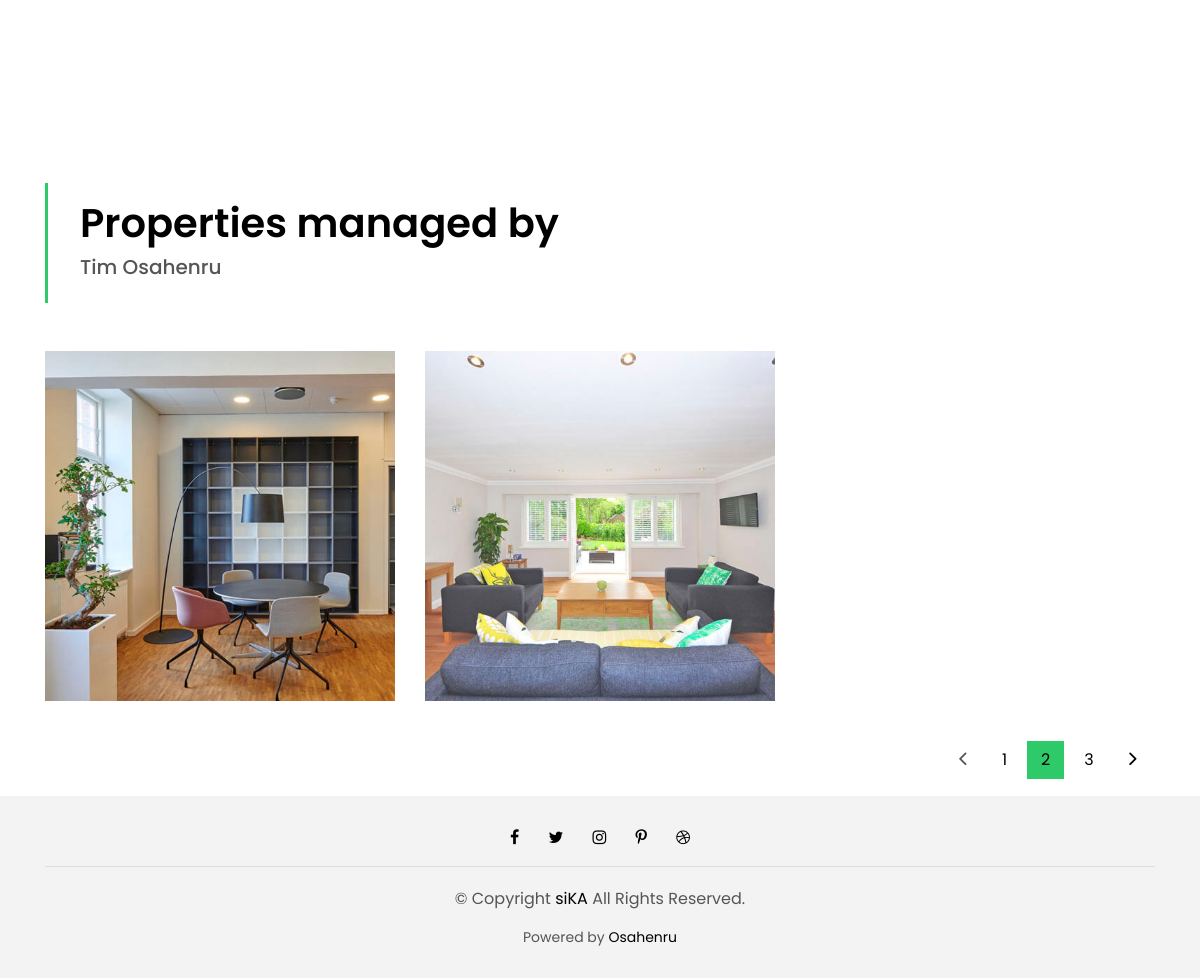
The app's page /useraccount/1/ (signed in, lower part), older data.
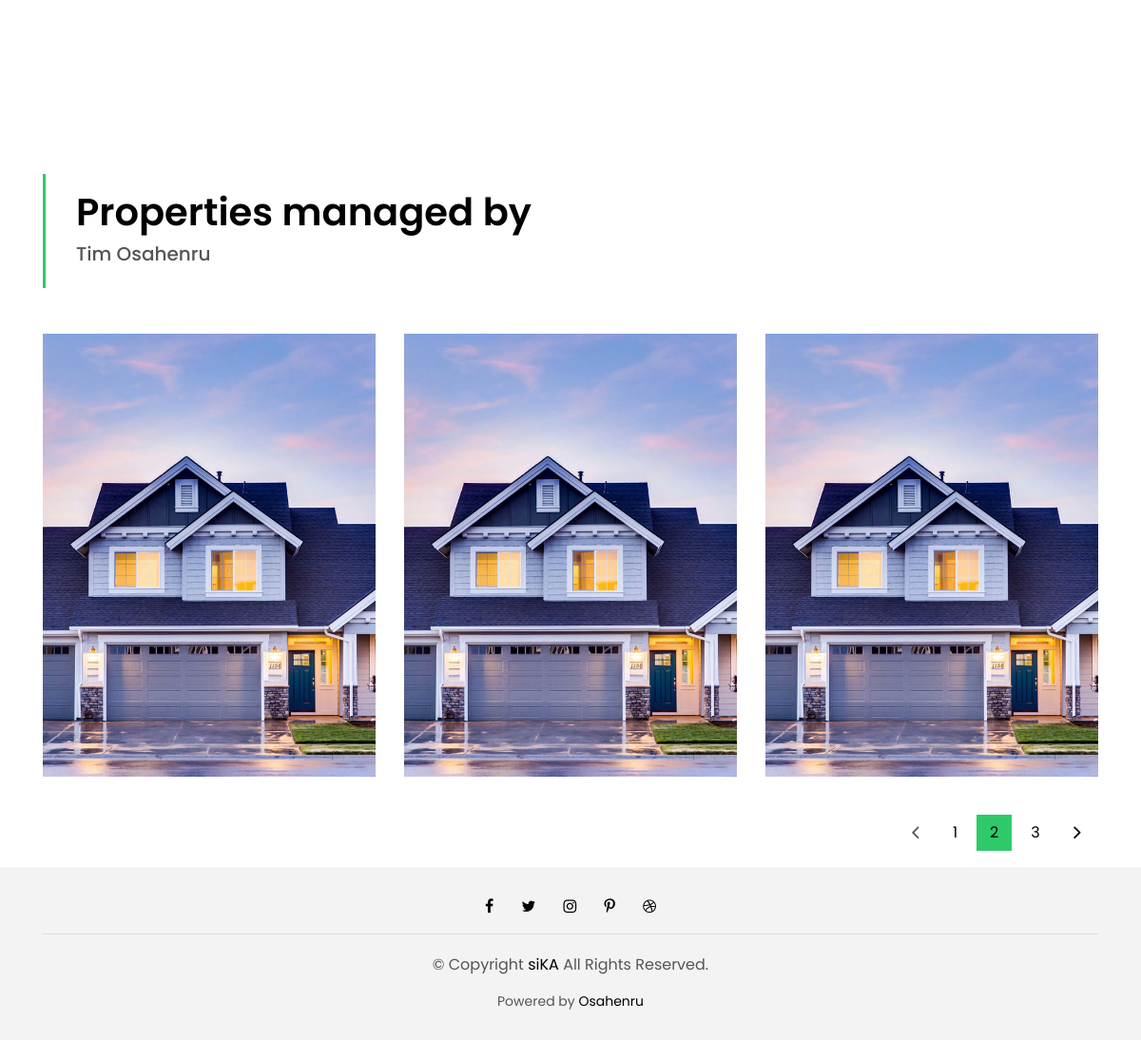
The same page, newer data.
### app/models.py (models this page shows, shortened)
class House(models.Model):
    agent = models.ForeignKey(User, on_delete=models.CASCADE)
    area = models.ForeignKey(Area, on_delete=models.SET_NULL, null=True, blank=True)
    house_type = models.ForeignKey(HouseType, on_delete=models.SET_NULL, null=True, blank=True)
    price = models.IntegerField(blank=True, null=True)
    image = models.ImageField(null=True, default='property-2.jpg')
    description = models.TextField(null=True, blank=True)
    nos_of_bedrooms = models.IntegerField(blank=True, null=True)
    nos_of_bathrooms = models.IntegerField(blank=True, null=True)
    rented = models.BooleanField(default=False)
    created_at = models.DateTimeField(auto_now_add=True)
    class Meta:
        ordering = ['-created_at']

### app/views.py (the view)
# urls.py: path('useraccount/<int:pk>/', views.user_profile, name='useraccount'),
@login_required(login_url='login')
def user_profile(request, pk):
    user = User.objects.get(id=pk)
    my_houses = user.house_set.all()
    context = {'user': user, 'my_houses': my_houses}
    return render(request, 'profile.html', context)

### app/models.py (called while the page is built)
    def __str__(self):
        return self.name

### templates/profile.html (shortened to what this page needs)
{% extends 'main.html' %}
{% block content %}
{% include 'myhouse.html' %}
  {% endblock %}

### templates/myhouse.html (shortened to what this page needs)
  <section class="intro-single">
    <div class="container">
      <div class="row">
        <div class="col-md-12 col-lg-8">
          <div class="title-single-box">
            <h5 class="title-single">Properties managed by </h5>
            <h5 class="color-text-a">{{user.name|title}}</h5>
          </div>
        </div>
      </div>
    </div>
  </section>
  <section class="agents-grid grid">
    <div class="container">
      <div class="row">
        {% for my_house in my_houses %}
        <div class="col-md-4">
          <div class="card-box-d">
            <div class="card-img-d">
              <img src="{{my_house.image.url}}" alt="" class="img-d img-fluid">
            </div>
            <div class="card-overlay card-overlay-hover">
              <div class="card-header-d">
                <div class="card-title-d align-self-center">
                </div>
              </div>
              <div class="card-body-d">
              </div>
            </div>
          </div>
        </div>
        {% endfor %}
      </div>
      <div class="row">
        <div class="col-sm-12">
          <nav class="pagination-a">
            <ul class="pagination justify-content-end">
              <li class="page-item disabled">
                <a class="page-link" href="#" tabindex="-1">
                  <span class="ion-ios-arrow-back"></span>
                </a>
              </li>
              <li class="page-item">
                <a class="page-link" href="#">1</a>
              </li>
              <li class="page-item active">
                <a class="page-link" href="#">2</a>
              </li>
              <li class="page-item">
                <a class="page-link" href="#">3</a>
              </li>
              <li class="page-item next">
                <a class="page-link" href="#">
                  <span class="ion-ios-arrow-forward"></span>
                </a>
              </li>
            </ul>
          </nav>
        </div>
      </div>
    </div>
  </section>

Row changes from the older to the newer data that the page shows:
removed House: image (picture)
removed House: image (picture)
added House: image (picture)
added House: image (picture)
added House: image (picture)
